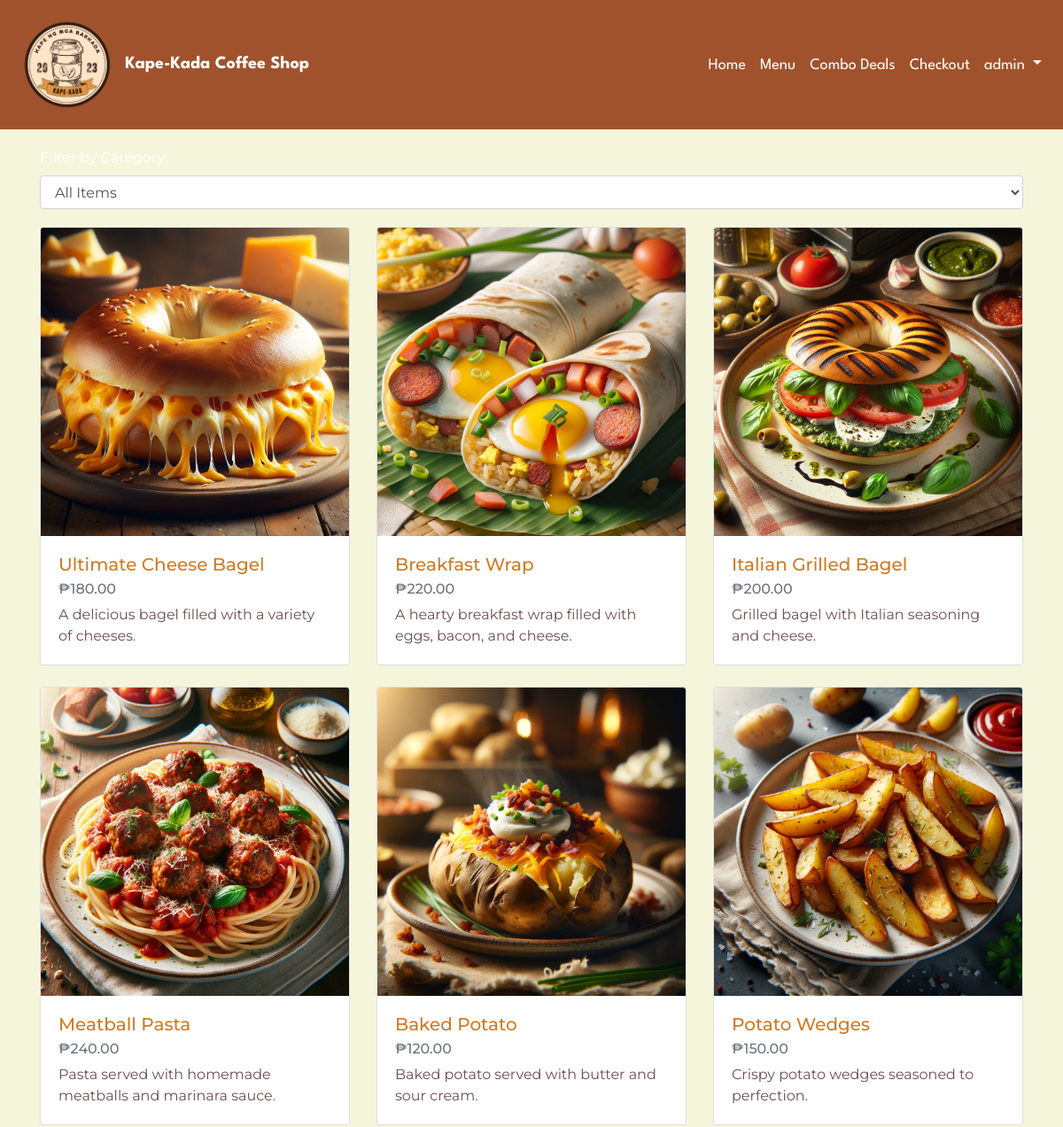
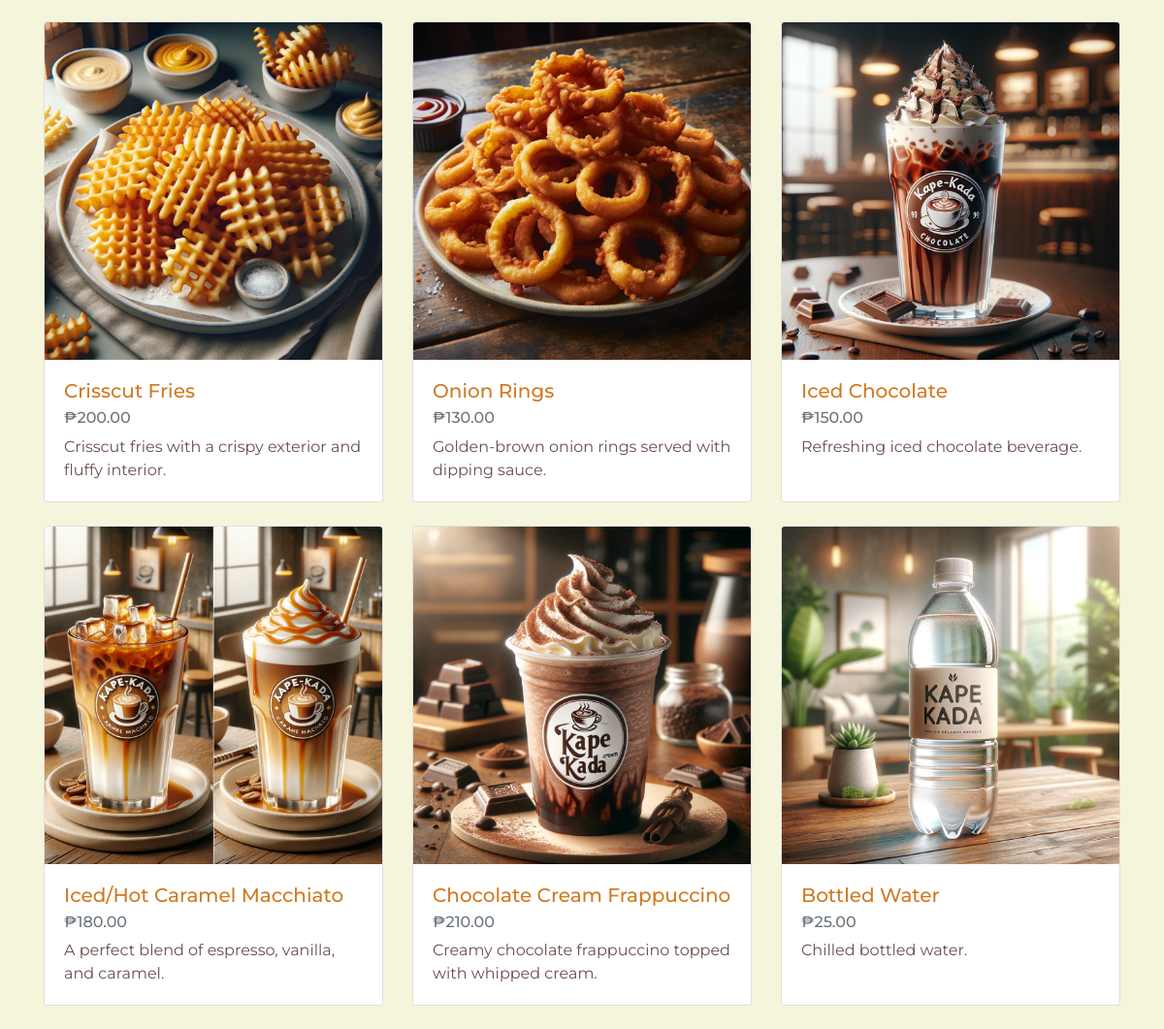
/menu.php (signed in), run on the app's committed database (2 pictures, top to bottom).
### tables this page shows
CREATE TABLE `menu_items` (
  `menu_item_id` int NOT NULL,
  `name` varchar(100) NOT NULL,
  `category` varchar(50) NOT NULL,
  `price` decimal(10,2) NOT NULL,
  `description` text,
  `stock_quantity` int NOT NULL,
  `image` varchar(60) DEFAULT NULL
);

### menu.php (the view, shortened to what this page needs)
<?php
include 'navbar.php';
include 'db_connection.php';
$sql = "SELECT * FROM menu_items";
$result = mysqli_query($conn, $sql);
$menuItems = [];
if (mysqli_num_rows($result) > 0) {
    while ($row = mysqli_fetch_assoc($result)) {
        $menuItems[] = $row;
    }
}
?>
<!DOCTYPE html>
<html lang="en">
<head>
    <link rel="stylesheet" href="https://stackpath.bootstrapcdn.com/bootstrap/4.5.2/css/bootstrap.min.css">
    <link rel="stylesheet" href="https://use.fontawesome.com/releases/v5.15.1/css/all.css">
</head>
<body>
<div class="container mt-5">
    <h1 class="text-center mb-4">Our Menu</h1>
    <form action="menu.php" method="get" class="filter-form">
        <div class="form-group">
            <label for="filter">Filter by Category:</label>
            <select id="filter" name="filter" class="form-control" onchange="this.form.submit()">
                <option value="">All Items</option>
            </select>
        </div>
    </form>
    <div class="row">
        <?php foreach ($menuItems as $item): ?>
            <div class="col-md-4 mb-4">
                <div class="card menu-item-card h-100" onclick="window.location.href='item_detail.php?id=<?php echo $item['menu_item_id']; ?>';">
                <img src="images/<?php echo $item['image']; ?>" class="card-img-top" alt="<?php echo $item['name']; ?>">
                <div class="card-body">
                        <h5 class="card-title"><?php echo $item['name']; ?></h5>
                        <h6 class="card-subtitle mb-2 text-muted">₱<?php echo number_format($item['price'], 2); ?></h6>
                        <p class="card-text"><?php echo $item['description']; ?></p>
                    </div>
                </div>
            </div>
        <?php endforeach; ?>
    </div>
</div>
</body>
</html>

### navbar.php (style rules this page uses)
body { padding-top: 46px; color: #FFFFFF; }

### menu.php (style rules this page uses)
body { background-color: #F5F5DC; color: #6B4F4E; font-family: 'Montserrat', sans-serif; background-image: url('bg.svg'); background-size: cover; background-repeat: no-repeat; background-attachment: fixed; background-position: center; }
.menu-item-card { transition: transform 0.2s; cursor: pointer; }
.card-title { color: #D17A22; }
.filter-form { margin-bottom: 20px; }
label[for="filter"] { color: #FFFFFF; }

### data on the page
menu_items: image (picture), name "Ultimate Cheese Bagel", price "180.00", description "A delicious bagel filled with a variety of cheeses."
menu_items: image (picture), name "Breakfast Wrap", price "220.00", description "A hearty breakfast wrap filled with eggs, bacon, and cheese."
menu_items: image (picture), name "Italian Grilled Bagel", price "200.00", description "Grilled bagel with Italian seasoning and cheese."
menu_items: image (picture), name "Meatball Pasta", price "240.00", description "Pasta served with homemade meatballs and marinara sauce."
menu_items: image (picture), name "Baked Potato", price "120.00", description "Baked potato served with butter and sour cream."
menu_items: image (picture), name "Potato Wedges", price "150.00", description "Crispy potato wedges seasoned to perfection."
menu_items: image (picture), name "Crisscut Fries", price "200.00", description "Crisscut fries with a crispy exterior and fluffy interior."
menu_items: image (picture), name "Onion Rings", price "130.00", description "Golden-brown onion rings served with dipping sauce."
menu_items: image (picture), name "Iced Chocolate", price "150.00", description "Refreshing iced chocolate beverage."
menu_items: image (picture), name "Iced/Hot Caramel Macchiato", price "180.00", description "A perfect blend of espresso, vanilla, and caramel."
menu_items: image (picture), name "Chocolate Cream Frappuccino", price "210.00", description "Creamy chocolate frappuccino topped with whipped cream."
menu_items: image (picture), name "Bottled Water", price "25.00", description "Chilled bottled water."

### other printed values
$_SESSION['fullname'] "admin"
